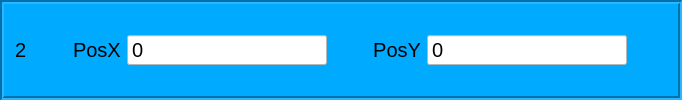
            <widget class="QFrame" name="frame_13">
             <property name="sizePolicy">
              <sizepolicy hsizetype="Preferred" vsizetype="Fixed">
               <horstretch>0</horstretch>
               <verstretch>0</verstretch>
              </sizepolicy>
             </property>
             <property name="maximumSize">
              <size>
               <width>16777215</width>
               <height>120</height>
              </size>
             </property>
             <property name="font">
              <font>
               <family>Tahoma</family>
               <pointsize>15</pointsize>
              </font>
             </property>
             <property name="styleSheet">
              <string notr="true">background-color: rgb(0, 170, 255);</string>
             </property>
             <property name="frameShape">
              <enum>QFrame::Box</enum>
             </property>
             <property name="frameShadow">
              <enum>QFrame::Sunken</enum>
             </property>
             <property name="lineWidth">
              <number>2</number>
             </property>
             <property name="midLineWidth">
              <number>0</number>
             </property>
             <layout class="QHBoxLayout" name="horizontalLayout_10">
              <item>
               <widget class="QLabel" name="label_24">
                <property name="font">
                 <font>
                  <family>Tahoma</family>
                  <pointsize>15</pointsize>
                 </font>
                </property>
                <property name="text">
                 <string>2</string>
                </property>
               </widget>
              </item>
              <item>
               <spacer name="horizontalSpacer_14">
                <property name="orientation">
                 <enum>Qt::Horizontal</enum>
                </property>
                <property name="sizeHint" stdset="0">
                 <size>
                  <width>40</width>
                  <height>20</height>
                 </size>
                </property>
               </spacer>
              </item>
              <item>
               <widget class="QLabel" name="label_25">
                <property name="sizePolicy">
                 <sizepolicy hsizetype="Preferred" vsizetype="Preferred">
                  <horstretch>0</horstretch>
                  <verstretch>0</verstretch>
                 </sizepolicy>
                </property>
                <property name="font">
                 <font>
                  <pointsize>15</pointsize>
                 </font>
                </property>
                <property name="styleSheet">
                 <string notr="true"/>
                </property>
                <property name="text">
                 <string>PosX</string>
                </property>
               </widget>
              </item>
              <item>
               <widget class="QSpinBox" name="edtCelebiRX2">
                <property name="sizePolicy">
                 <sizepolicy hsizetype="Fixed" vsizetype="Fixed">
                  <horstretch>0</horstretch>
                  <verstretch>0</verstretch>
                 </sizepolicy>
                </property>
                <property name="minimumSize">
                 <size>
                  <width>200</width>
                  <height>0</height>
                 </size>
                </property>
                <property name="font">
                 <font>
                  <family>Tahoma</family>
                  <pointsize>15</pointsize>
                 </font>
                </property>
                <property name="styleSheet">
                 <string notr="true">background-color: rgb(255, 255, 255);</string>
                </property>
                <property name="buttonSymbols">
                 <enum>QAbstractSpinBox::NoButtons</enum>
                </property>
                <property name="showGroupSeparator" stdset="0">
                 <bool>false</bool>
                </property>
                <property name="maximum">
                 <number>100000000</number>
                </property>
                <property name="value">
                 <number>0</number>
                </property>
               </widget>
              </item>
              <item>
               <spacer name="horizontalSpacer_15">
                <property name="orientation">
                 <enum>Qt::Horizontal</enum>
                </property>
                <property name="sizeType">
                 <enum>QSizePolicy::Fixed</enum>
                </property>
                <property name="sizeHint" stdset="0">
                 <size>
                  <width>40</width>
                  <height>20</height>
                 </size>
                </property>
               </spacer>
              </item>
              <item>
               <widget class="QLabel" name="label_26">
                <property name="sizePolicy">
                 <sizepolicy hsizetype="Preferred" vsizetype="Preferred">
                  <horstretch>0</horstretch>
                  <verstretch>0</verstretch>
                 </sizepolicy>
                </property>
                <property name="font">
                 <font>
                  <pointsize>15</pointsize>
                 </font>
                </property>
                <property name="text">
                 <string>PosY</string>
                </property>
                <property name="alignment">
                 <set>Qt::AlignRight|Qt::AlignTrailing|Qt::AlignVCenter</set>
                </property>
               </widget>
              </item>
              <item>
               <widget class="QSpinBox" name="edtCelebiRY2">
                <property name="sizePolicy">
                 <sizepolicy hsizetype="Fixed" vsizetype="Fixed">
                  <horstretch>0</horstretch>
                  <verstretch>0</verstretch>
                 </sizepolicy>
                </property>
                <property name="minimumSize">
                 <size>
                  <width>200</width>
                  <height>0</height>
                 </size>
                </property>
                <property name="font">
                 <font>
                  <family>Tahoma</family>
                  <pointsize>15</pointsize>
                 </font>
                </property>
                <property name="styleSheet">
                 <string notr="true">background-color: rgb(255, 255, 255);</string>
                </property>
                <property name="buttonSymbols">
                 <enum>QAbstractSpinBox::NoButtons</enum>
                </property>
                <property name="showGroupSeparator" stdset="0">
                 <bool>false</bool>
                </property>
                <property name="prefix">
                 <string/>
                </property>
                <property name="maximum">
                 <number>10000000</number>
                </property>
                <property name="value">
                 <number>0</number>
                </property>
               </widget>
              </item>
              <item>
               <spacer name="horizontalSpacer_16">
                <property name="orientation">
                 <enum>Qt::Horizontal</enum>
                </property>
                <property name="sizeType">
                 <enum>QSizePolicy::Expanding</enum>
                </property>
                <property name="sizeHint" stdset="0">
                 <size>
                  <width>40</width>
                  <height>20</height>
                 </size>
                </property>
               </spacer>
              </item>
             </layout>
            </widget>
